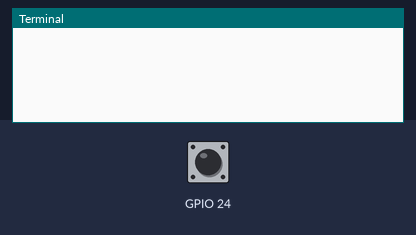
This program was run on a simulated Raspberry Pi (BCM pin numbers). On the bench: the last lines printed to the terminal. The test bench sets the inputs (shaded band); at power-on: GPIO 24 LOW.

Above: at 1.2 s.
1.3 s: GPIO 24 pulled HIGH for 0.15 s
At 2.6 s:
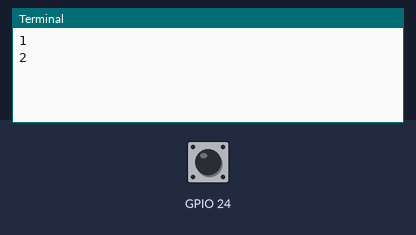
2.9 s: GPIO 24 pulled HIGH for 1 s
At 5.1 s:
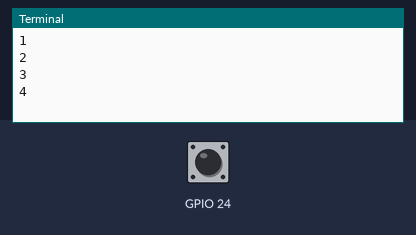
5.4 s: GPIO 24 pulled HIGH for 0.15 s
At 7.0 s:
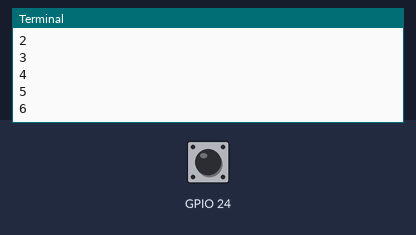
Timing chart, 0 to 8.5 s (numbered marks = the images above; inputs shaded):
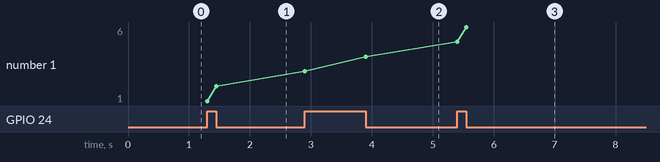

The program:

btn_callback.py
```python
import RPi.GPIO as GPIO
import time

GPIO.setmode(GPIO.BCM)
count = 0
def handler(channel):
    global count
    count = count + 1
    print(count)

GPIO.setup(24, GPIO.IN, pull_up_down=GPIO.PUD_DOWN)
GPIO.add_event_detect(24, GPIO.BOTH, callback=handler)
while True:
    time.sleep(1)
```

Measured:
- after the input at 1.3 s, the terminal: prints a new line at once (image 1)
- after the input at 2.9 s, the terminal: prints a new line at once (image 2)
- after the input at 5.4 s, the terminal: prints a new line at once (image 3)
- plotted number 1: 2 → 4 after the input at 2.9 s, 4 → 6 after the input at 5.4 s
